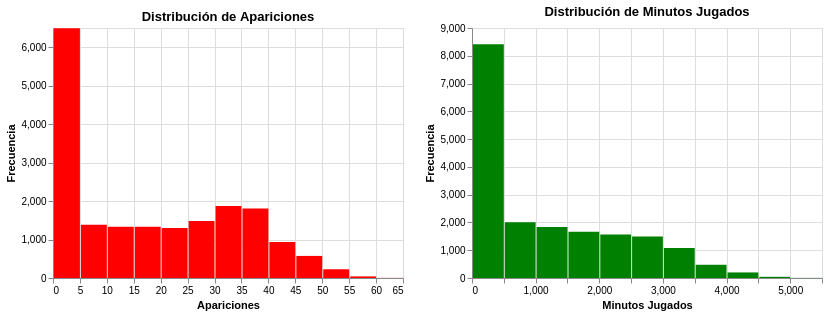

Notebook source saved alongside this figure:
### Markdown cell above
Al igual que en el top 10, España se destaca muy por sobre el resto, siendo que el 61,1% de los jugadores de su liga (temporadas 2020 a 2024) son de su propia nacionalidad. A continuación, figura la liga alemana con el 44,3%, la francesa (42,4%), la italiana (41,4%) y por último la inglesa con 38,9%.

### Code cell
# Histograma de la variable 'apariciones' y 'minutes_played'.
df_alt = df_jugadores[['appearances', 'minutes_played']].dropna()

hist_apariciones = alt.Chart(df_alt).mark_bar(color='red').encode(
    alt.X('appearances:Q', bin=alt.Bin(maxbins=15), title='Apariciones'),
    alt.Y('count()', title='Frecuencia'),
    tooltip=['count()']).properties(width=350,height=250,title='Distribución de Apariciones')

hist_minutos = alt.Chart(df_alt).mark_bar(color='green').encode(
    alt.X('minutes_played:Q', bin=alt.Bin(maxbins=15), title='Minutos Jugados'),
    alt.Y('count()', title='Frecuencia'),tooltip=['count()']
).properties(width=350,height=250,title='Distribución de Minutos Jugados')

(hist_apariciones | hist_minutos).configure_axis(grid=True)

### Figure 1 — Vega-Lite specification as saved in the notebook (floating-point values rounded to 4 significant figures; data arrays with more than 128 entries replaced by an {"elided": "..."} marker saying what was removed)
{"config": {"view": {"continuousWidth": 300, "continuousHeight": 300}, "axis": {"grid": true}}, "hconcat": [{"mark": {"type": "bar", "color": "red"}, "encoding": {"tooltip": [{"aggregate": "count", "type": "quantitative"}], "x": {"bin": {"maxbins": 15}, "field": "appearances", "title": "Apariciones", "type": "quantitative"}, "y": {"aggregate": "count", "title": "Frecuencia", "type": "quantitative"}}, "height": 250, "title": "Distribución de Apariciones", "width": 350}, {"mark": {"type": "bar", "color": "green"}, "encoding": {"tooltip": [{"aggregate": "count", "type": "quantitative"}], "x": {"bin": {"maxbins": 15}, "field": "minutes_played", "title": "Minutos Jugados", "type": "quantitative"}, "y": {"aggregate": "count", "title": "Frecuencia", "type": "quantitative"}}, "height": 250, "title": "Distribución de Minutos Jugados", "width": 350}], "data": {"name": "data-278b58a3333f5e81b7d9a735eb37dbd5"}, "$schema": "https://vega.github.io/schema/vega-lite/v5.20.1.json", "datasets": {"data-278b58a3333f5e81b7d9a735eb37dbd5": {"elided": "18787 records"}}}
